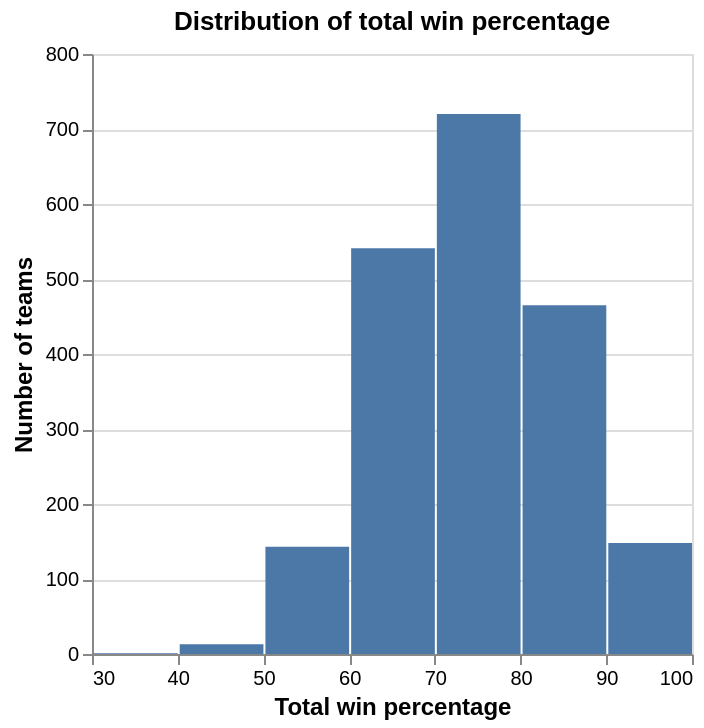

Notebook source saved alongside this figure:
### Markdown cell above
<div style="background-color: #f0f0f0; padding: 10px;">
    
#### Task 4.4: Plot the distribution of two relevant variables in the raw data (4 points)

- Use `ggplot` to plot the distribution of one of the numeric variables in your tidied data set.

- Use `ggplot` to create a visualization showing the relative proportions of each category/level for one of categorical variable in your tidied data set. 

- Clearly label the variable that is being plotted in each plot.

*Notes:* 
- *Be sure the output is as clear as possible, provide an English title along with readable x and y column names*

- *You may also add more code cells to this section*

</div>

### Code cell
total_wins = alt.Chart(
    womens_tidy,
    title="Distribution of total win percentage"
).mark_bar().encode(
    x=alt.X("total_wins_pct").bin().title("Total win percentage"),
    y=alt.Y("count()").title("Number of teams")
).configure_axis(titleFontSize=12)
total_wins

### Figure 1 — Vega-Lite specification as saved in the notebook (floating-point values rounded to 4 significant figures; data arrays with more than 128 entries replaced by an {"elided": "..."} marker saying what was removed)
{"config": {"view": {"continuousWidth": 300, "continuousHeight": 300}, "axis": {"titleFontSize": 12}}, "data": {"name": "data-2216a43fc01b7e508eea10b839e06d6b"}, "mark": {"type": "bar"}, "encoding": {"x": {"bin": {}, "field": "total_wins_pct", "title": "Total win percentage", "type": "quantitative"}, "y": {"aggregate": "count", "title": "Number of teams", "type": "quantitative"}}, "title": "Distribution of total win percentage", "$schema": "https://vega.github.io/schema/vega-lite/v5.20.1.json", "datasets": {"data-2216a43fc01b7e508eea10b839e06d6b": {"elided": "2031 records"}}}
